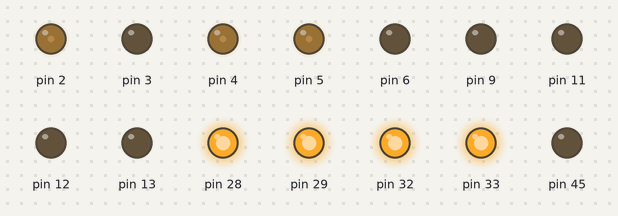
Simulated run of this sketch. Board: Arduino Mega 2560, built with avr-gcc and run on an emulated ATmega2560. Shown: output pins drawn as LEDs (lit = HIGH). Random numbers use the default seed unless the sketch sets one; pins used as bus, display or sensor lines are not drawn; what the sketch prints to the serial monitor is not drawn.

Above: at 0.15 s.
At 1.69 s:
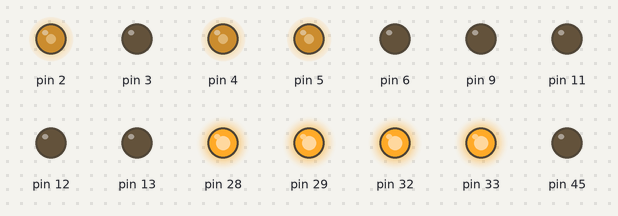
At 5.91 s:
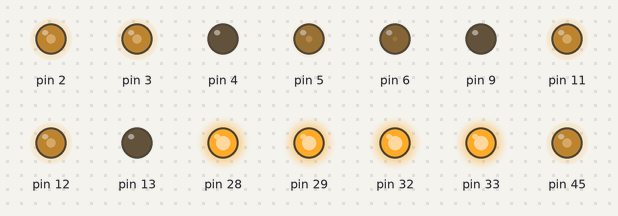
At 11.92 s:
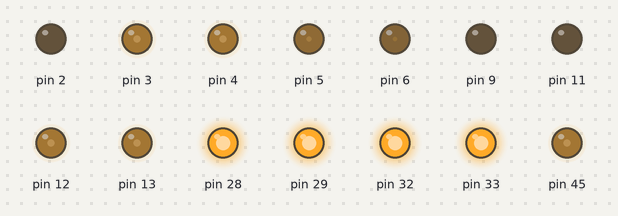
At 17.33 s:
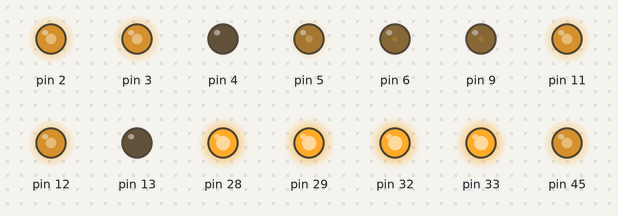
At 23.04 s:
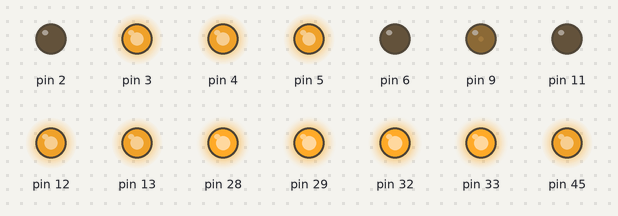
Timing chart, 0 to 23.0 s (numbered marks = the images above):
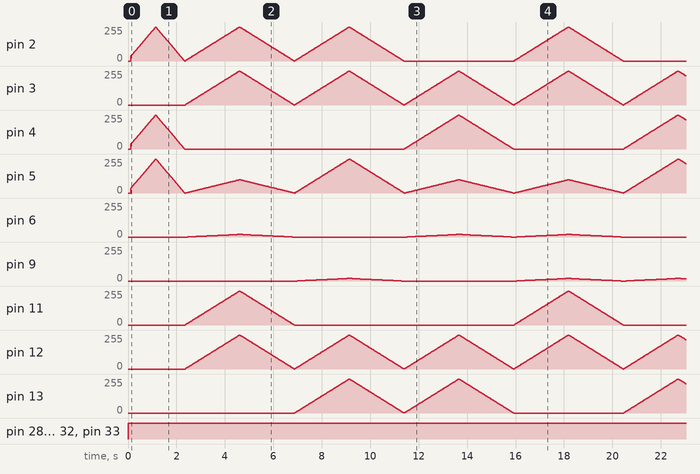

The sketch:

Control_LEDs_RGB.ino
```cpp
/*
 Name:    Control_LEDs_RGB.ino
 Created: 26/07/2019 23:54:28
 Author:  amere
*/

#define piso_derecho 1
#define coral_rojo 2
#define coral_naranja 3
#define piso_izquierdo 4
#define algas 5
#define alga_central 6
#define alga_izquierda 7
#define delfin_derecho 8
#define delfin_izquierda 9
#define alga_derecha 10
#define UP 0
#define DOWN 1

#define blanco 1
#define amarillo 2
#define cafe 3
#define rojo 4
#define verde 5
#define cian 6
#define magenta 7
#define azul 8


// constants for min and max PWM
const int minPWM = 0;
const int maxPWM = 255;
int cont_ = random(1, 8);
// State Variable for Fade Direction

byte fadeDirection1 = UP;
byte fadeDirection2 = UP;
// Global Fade Value
// but be bigger than byte and signed, for rollover


int fadeValue1;
int fadeValue2;
// How smooth to fade?
int fadeIncrement = 2;
int fadeIncrement1 = 5;
int fadeIncrement2 = 5;

// millis() timing Variable, just for fading

unsigned long previousFadeMillis1;
unsigned long previousFadeMillis2;

// How fast to increment?
double tiempo_color = 1.5;
double fadeInterval1 = 75;
double fadeInterval2 = 120;
void setup() {
	pinMode(22, OUTPUT);
	pinMode(23, OUTPUT);
	pinMode(24, OUTPUT);
	pinMode(25, OUTPUT);
	pinMode(26, OUTPUT);
	pinMode(27, OUTPUT);
	pinMode(28, OUTPUT);
	pinMode(29, OUTPUT);
	pinMode(30, OUTPUT);
	pinMode(31, OUTPUT);
	pinMode(32, OUTPUT);
	pinMode(33, OUTPUT);
	pinMode(34, OUTPUT);
	pinMode(36, OUTPUT);
	pinMode(38, OUTPUT);
	pinMode(44,OUTPUT);
	pinMode(45, OUTPUT);
	pinMode(46,OUTPUT);
	Serial.begin(9600);
	// put pwmLED into known state (off)
	color_blanco(1, 0);
	color_blanco(2, 0);
	color_blanco(3, 0);
	color_blanco(4, 0);
	color_blanco(5, 0);
	//color_amarillo(5, 0);

}
class Desvanecimiento
{
	int puerto;
	int incremento;
	double tiempo;
	byte direccion = UP;
	int intensidad;
	int contador;
	unsigned long previousFadeMillis;
	int cnt = 0;
	double intervalo;

public:
	Desvanecimiento(int puerto_, int incremento_, double tiempo_, int intensidad_, unsigned long previousFadeMillis_, int cont)
	{
		puerto = puerto_;
		incremento = incremento_;
		tiempo = tiempo_;
		intensidad = intensidad_;
		previousFadeMillis = previousFadeMillis_;
		contador = cont;

	}
	int doTheFade(unsigned long thisMillis, int colores_permitidos[10]) {
		int colores[10] = { blanco,amarillo, cafe, rojo, verde, cian, magenta, azul };
		int cont_color = 0;
		for (int j = 0; j <= 9;j++)
		{
			if (colores_permitidos[j] != 0)
			{
				cont_color++;

			}
		}
		if (cont_color == 0)
		{
			cont_color = 8;
		}

		intervalo = (500 * incremento * tiempo) / 255;

		if (thisMillis - previousFadeMillis >= intervalo) {
			if (cnt == 9)
			{
				cnt = 0;
			}
			if (direccion == UP) {
				intensidad = intensidad + incremento;


				if (intensidad >= maxPWM) {

					intensidad = maxPWM;
					direccion = DOWN;
					if (cont_color == 8)
					{

						selector_de_color(colores[contador - 1], puerto, intensidad);
					}
					else
					{
						selector_de_color(colores_permitidos[contador - 1], puerto, intensidad);
					}

				}
				else
				{
					if (cont_color == 8)
					{

						selector_de_color(colores[contador - 1], puerto, intensidad);
					}
					else
					selector_de_color(colores_permitidos[contador - 1], puerto, intensidad);
				}
			}
			else {
				intensidad = intensidad - incremento;


				if (intensidad <= minPWM) {
					// At min, limit and change direction
					intensidad = minPWM;
					direccion = UP;
					cnt++;
					contador = random(1, cont_color);
					//Serial.println(contador);
					if (cont_color == 8)
					{

						selector_de_color(colores[contador - 1], puerto, intensidad);
					}
					else
					selector_de_color(colores_permitidos[contador - 1], puerto, intensidad);


				}
				else
				{
					if (cont_color == 8)
					{

						selector_de_color(colores[contador - 1], puerto, intensidad);
					}
					else
					selector_de_color(colores_permitidos[contador - 1], puerto, intensidad);
				}

			}

			previousFadeMillis = thisMillis;

		}
		if (cnt == 9)
		{
			selector_de_color(contador, puerto, 0);
			return(true);
		}

		else
			return(false);
	}
	//}
};
Desvanecimiento Coral_Naranja(coral_naranja, fadeIncrement, tiempo_color, 0, 0, cont_);
Desvanecimiento Coral_Rojo(coral_rojo, fadeIncrement, tiempo_color, 0, 0, random(1, 8));
Desvanecimiento Piso_Derecho(piso_derecho, fadeIncrement, tiempo_color, 0, 0, random(1, 8));
Desvanecimiento Piso_Izquierdo(piso_izquierdo, fadeIncrement, tiempo_color, 0, 0, random(1, 8));
Desvanecimiento Algas(algas, fadeIncrement, tiempo_color, 0, 0, random(1, 8));

void encender_led(byte puerto_R, byte puerto_G, byte puerto_B, int intensidad_R, int intensidad_G, int intensidad_B)
{
	bool digital_R, digital_G, digital_B;
	if (intensidad_R == 255)
	{
		digital_R = 1;
	}
	else
	{
		digital_R = 0;
	}
	if (intensidad_G == 255)
	{
		digital_G = 1;
	}
	else
	{
		digital_G = 0;
	}
	if (intensidad_B == 255)
	{
		digital_B = 1;
	}
	else
	{
		digital_B = 0;
	}

	if (puerto_R <= 13 || puerto_R>=44)
	{
		analogWrite(puerto_R, intensidad_R);
		analogWrite(puerto_G, intensidad_G);
		analogWrite(puerto_B, intensidad_B);
		Serial.println(puerto_G);
	}

	else {
		digitalWrite(puerto_R, digital_R);
		digitalWrite(puerto_G, digital_G);
		digitalWrite(puerto_B, digital_B);
	}

}
void color_amarillo(int puerto, int intensidad_amarillo)
{
	switch (puerto)
	{
	case 1:
		encender_led(2, 3, 4, intensidad_amarillo, intensidad_amarillo, 0);
		break;
	case 2:
		encender_led(5, 6, 7, intensidad_amarillo, intensidad_amarillo, 0);
		break;
	case 3:
		encender_led(8, 9, 10, intensidad_amarillo, intensidad_amarillo, 0);
		break;
	case 4:
		encender_led(11, 12, 13, intensidad_amarillo, intensidad_amarillo, 0);
		break;
	case 5:
		encender_led(44, 45, 46, intensidad_amarillo, intensidad_amarillo, 0);
		break;
	case 6:
		encender_led(22, 24, 26, intensidad_amarillo, intensidad_amarillo, 0);
		break;
	case 7:
		encender_led(23, 25, 27, intensidad_amarillo, intensidad_amarillo, 0);
		break;
	case 8:
		encender_led(28, 30, 32, intensidad_amarillo, intensidad_amarillo, 0);
		break;
	case 9:
		encender_led(29, 31, 33, intensidad_amarillo, intensidad_amarillo, 0);
		break;
	case 10:
		encender_led(34, 36, 38, intensidad_amarillo, intensidad_amarillo, 0);
		break;
	}

}
void color_rojo(int puerto, int intensidad_rojo)
{
	switch (puerto)
	{
	case 1:
		encender_led(2, 3, 4, intensidad_rojo, 0, 0);
		break;
	case 2:
		encender_led(5, 6, 7, intensidad_rojo, 0, 0);
		break;
	case 3:
		encender_led(8, 9, 10, intensidad_rojo, 0, 0);
		break;
	case 4:
		encender_led(11, 12, 13, intensidad_rojo, 0, 0);
		break;
	case 5:
		encender_led(44, 45, 46, intensidad_rojo, 0, 0);
		break;
	case 6:
		encender_led(22, 24, 26, intensidad_rojo, 0, 0);
		break;
	case 7:
		encender_led(23, 25, 27, intensidad_rojo, 0, 0);
		break;
	case 8:
		encender_led(28, 30, 32, intensidad_rojo, 0, 0);
		break;
	case 9:
		encender_led(29, 31, 33, intensidad_rojo, 0, 0);
		break;
	case 10:
		encender_led(34, 36, 38, intensidad_rojo, 0, 0);
	}

}
void color_verde(int puerto, int intensidad_verde)
{
	switch (puerto)
	{
	case 1:
		encender_led(2, 3, 4, 0, intensidad_verde, 0);
		break;
	case 2:
		encender_led(5, 6, 7, 0, intensidad_verde, 0);
		break;
	case 3:
		encender_led(8, 9, 10, 0, intensidad_verde, 0);
		break;
	case 4:
		encender_led(11, 12, 13, 0, intensidad_verde, 0);
		break;
	case 5:
		encender_led(44, 45, 46, 0, intensidad_verde, 0);
		break;
	case 6:
		encender_led(22, 24, 26, 0, intensidad_verde, 0);
		break;
	case 7:
		encender_led(23, 25, 27, 0, intensidad_verde, 0);
		break;
	case 8:
		encender_led(28, 30, 32, 0, intensidad_verde, 0);
		break;
	case 9:
		encender_led(29, 31, 33, 0, intensidad_verde, 0);
		break;
	case 10:
		encender_led(34, 36, 38, 0, intensidad_verde, 0);

	}
}
void color_azul(int puerto, int intensidad_azul)
{
	switch (puerto)
	{
	case 1:
		encender_led(2, 3, 4, 0, 0, intensidad_azul);
		break;
	case 2:
		encender_led(5, 6, 7, 0, 0, intensidad_azul);
		break;
	case 3:
		encender_led(8, 9, 10, 0, 0, intensidad_azul);
		break;
	case 4:
		encender_led(11, 12, 13, 0, 0, intensidad_azul);
		break;
	case 5:
		encender_led(44, 45, 46, 0, 0, intensidad_azul);
		break;
	case 6:
		encender_led(22, 24, 26, 0, 0, intensidad_azul);
		break;
	case 7:
		encender_led(23, 25, 27, 0, 0, intensidad_azul);
		break;
	case 8:
		encender_led(28, 30, 32, 0, 0, intensidad_azul);
		break;
	case 9:
		encender_led(29, 31, 33, 0, 0, intensidad_azul);
		break;
	case 10:
		encender_led(34, 36, 38, 0, 0, intensidad_azul);
		break;
	}
}
void color_blanco(int puerto, int intensidad_blanco)
{
	switch (puerto)
	{
	case 1:
		encender_led(2, 3, 4, intensidad_blanco, intensidad_blanco, intensidad_blanco);
		break;
	case 2:
		encender_led(5, 6, 7, intensidad_blanco, intensidad_blanco, intensidad_blanco);
		break;
	case 3:
		encender_led(8, 9, 10, intensidad_blanco, intensidad_blanco, intensidad_blanco);
		break;
	case 4:
		encender_led(11, 12, 13, intensidad_blanco, intensidad_blanco, intensidad_blanco);
		break;
	case 5:
		encender_led(44, 45, 46, intensidad_blanco, intensidad_blanco, intensidad_blanco);
		break;
	case 6:
		encender_led(22, 24, 26, intensidad_blanco, intensidad_blanco, intensidad_blanco);
		break;
	case 7:
		encender_led(23, 25, 27, intensidad_blanco, intensidad_blanco, intensidad_blanco);
		break;
	case 8:
		encender_led(28, 30, 32, intensidad_blanco, intensidad_blanco, intensidad_blanco);
		break;
	case 9:
		encender_led(29, 31, 33, intensidad_blanco, intensidad_blanco, intensidad_blanco);
		break;
	case 10:
		encender_led(34, 36, 38, intensidad_blanco, intensidad_blanco, intensidad_blanco);
		break;
	}
}
void color_magenta(int puerto, int intensidad_magenta)
{
	switch (puerto)
	{
	case 1:
		encender_led(2, 3, 4, intensidad_magenta, 0, intensidad_magenta);
		break;
	case 2:
		encender_led(5, 6, 7, intensidad_magenta, 0, intensidad_magenta);
		break;
	case 3:
		encender_led(8, 9, 10, intensidad_magenta, 0, intensidad_magenta);
		break;
	case 4:
		encender_led(11, 12, 13, intensidad_magenta, 0, intensidad_magenta);
		break;
	case 5:
		encender_led(44, 45, 46, intensidad_magenta, 0, intensidad_magenta);
		break;
	case 6:
		encender_led(22, 24, 26, intensidad_magenta, 0, intensidad_magenta);
		break;
	case 7:
		encender_led(23, 25, 27, intensidad_magenta, 0, intensidad_magenta);
		break;
	case 8:
		encender_led(28, 30, 32, intensidad_magenta, 0, intensidad_magenta);
		break;
	case 9:
		encender_led(29, 31, 33, intensidad_magenta, 0, intensidad_magenta);
		break;
	case 10:
		encender_led(34, 36, 38, intensidad_magenta, 0, intensidad_magenta);
		break;
	}
}
void color_cian(int puerto, int intensidad_cian)
{
	switch (puerto)
	{
	case 1:
		encender_led(2, 3, 4, 0, intensidad_cian, intensidad_cian);
		break;
	case 2:
		encender_led(5, 6, 7, 0, intensidad_cian, intensidad_cian);
		break;
	case 3:
		encender_led(8, 9, 10, 0, intensidad_cian, intensidad_cian);
		break;
	case 4:
		encender_led(11, 12, 13, 0, intensidad_cian, intensidad_cian);
		break;
	case 5:
		encender_led(44, 45, 46, 0, intensidad_cian, intensidad_cian);
		break;
	case 6:
		encender_led(22, 24, 26, 0, intensidad_cian, intensidad_cian);
		break;
	case 7:
		encender_led(23, 25, 27, 0, intensidad_cian, intensidad_cian);
		break;
	case 8:
		encender_led(28, 30, 32, 0, intensidad_cian, intensidad_cian);
		break;
	case 9:
		encender_led(29, 31, 33, 0, intensidad_cian, intensidad_cian);
		break;
	case 10:
		encender_led(34, 36, 38, 0, intensidad_cian, intensidad_cian);
		break;
	}
}
void color_cafe(int puerto, float intensidad_cafe)
{
	switch (puerto)
	{
	case 1:
		encender_led(2, 3, 4, 100 * (intensidad_cafe / 255), 20 * (intensidad_cafe / 255), 0);
		break;
	case 2:
		encender_led(5, 6, 7, 100 * (intensidad_cafe / 255), 20 * (intensidad_cafe / 255), 0);
		break;
	case 3:
		encender_led(8, 9, 10, 100 * (intensidad_cafe / 255), 20 * (intensidad_cafe / 255), 0);
		break;
	case 4:
		encender_led(11, 12, 13, 100 * (intensidad_cafe / 255), 20 * (intensidad_cafe / 255), 0);
		break;
	}
}
void selector_de_color(int color, int puerto, int intensidad)
{
	switch (color)
	{
	case rojo:
		color_rojo(puerto, intensidad);
		break;
	case verde:
		color_verde(puerto, intensidad);
		break;
	case azul:
		color_azul(puerto, intensidad);
		break;
	case magenta:
		color_magenta(puerto, intensidad);
		break;
	case blanco:
		color_blanco(puerto, intensidad);
		break;
	case amarillo:
		color_amarillo(puerto, intensidad);
		break;
	case cian:
		color_cian(puerto, intensidad);
		break;
	case cafe:
		color_cafe(puerto, intensidad);
		break;
	}
}
void matrix_secuencia_on_off_(double tiempo, int color[10], int puertos[10])
{
	int cont = 0;
	for (int j = 0; j <= 9;j++)
	{
		if (puertos[j] != 0)
		{
			cont++;
		}

	}
	for (int i = 0; i < cont;i++)
	{
		selector_de_color(color[i], puertos[i], 255);
		delay(tiempo * 1000);
		selector_de_color(rojo, puertos[i], 0);
	}

}
void matrix_secuencia_on_off_hold(double tiempo, int color[10], int puertos[10])
{
	int cont = 0;
	for (int j = 0; j <= 9;j++)
	{
		if (puertos[j] != 0)
		{
			cont++;
		}

	}
	for (int i = 0; i < cont;i++)
	{
		selector_de_color(color[i], puertos[i], 255);
		delay(tiempo * 1000);

	}
	//delay(10000);
	for (int i = 0; i < cont;i++)
	{
		selector_de_color(rojo, puertos[i], 0);
		//delay(tiempo * 1000);

	}
}
void matrix_secuencia_on(double tiempo, int puertos[10], int color[10])
{
	int cont = 0;
	for (int k = 0; k <= 9;k++)
	{
		if (puertos[k] != 0)
		{
			cont++;
			//Serial.println(cont);
		}

	}
	for (int j = 0;j < cont;j++)
	{

			selector_de_color(color[j], puertos[j], 255);


	}
	for (int i = 0; i < cont;i++)
	{
		selector_de_color(rojo, puertos[i], 0);
		//delay(tiempo * 1000);

	}
	//delay(1000 * (tiempo ));
}
void matrix_secuencia_on_off_cambio_color(double tiempo, int puertos[10], int color[10])
{
	int cont = 0;
	for (int k = 0; k <= 9;k++)
	{
		if (puertos[k] != 0)
		{
			cont++;
		}

	}
	for (int j = 0;j < cont;j++)
	{
		for (int i = 1;i <= 6;i++)
		{
			selector_de_color(i, puertos[j], 255);
			delay(1000 * (tiempo / 7));
		}
		selector_de_color(color[j], puertos[j], 255);
	}
	for (int i = 0; i < cont;i++)
	{
		selector_de_color(rojo, puertos[i], 0);
		//delay(tiempo * 1000);

	}

}
void matrix_secuencia_cambio_color(double tiempo, int puertos[10], int color[10])
{
	int cont = 0;
	for (int k = 0; k <= 9;k++)
	{
		if (puertos[k] != 0)
		{
			cont++;
		}

	}
	for (int j = 0;j < cont;j++)
	{
		for (int i = 1;i <= 6;i++)
		{
			selector_de_color(i, puertos[j], 255);
			//delay(1000 * (tiempo / 7));
		}
		selector_de_color(color[j], puertos[j], 255);
	}
	for (int i = 0; i < cont;i++)
	{
		selector_de_color(rojo, puertos[i], 0);
		//delay(tiempo * 1000);

	}

}
void loop() {
	static int flag = 0;

	unsigned long currentMillis = millis();
	unsigned long currentMillis1 = millis();
	unsigned long currentMillis2 = millis();
	unsigned long currentMillis3 = millis();
	unsigned long currentMillis4 = millis();
	pinMode(22,INPUT);
	pinMode(23, INPUT);
	pinMode(24, INPUT);
	pinMode(25, INPUT);
	pinMode(26, INPUT);
	pinMode(27, INPUT);
	pinMode(34, INPUT);
	pinMode(36, INPUT);
	pinMode(38, INPUT);
	//int color_pwm[10] = { blanco,blanco,cafe,rojo,verde, magenta,magenta };
	//int puertos_pwm[10] = { piso_izquierdo,piso_derecho,coral_naranja, coral_rojo,algas,delfin_derecho,delfin_izquierda };

	int color[10] = { blanco,blanco,cafe,rojo,verde, verde, verde, magenta,magenta };
	int color_[10] = { blanco,blanco,cafe,rojo,verde, verde, verde, magenta,magenta };
	int puertos[10] = { piso_izquierdo,piso_derecho,coral_naranja, coral_rojo,alga_izquierda,alga_central,alga_derecha,delfin_derecho,delfin_izquierda };
	int color_piso[10] = { amarillo,cian, magenta };
	int color_delfin_[10] = { amarillo };
	int color_coral[10] = {rojo, cafe, magenta};
	int color_algas[10] = {verde};


	if (flag == 0) {


		color_magenta(8, 255);
		color_magenta(9, 255);
		Coral_Naranja.doTheFade(currentMillis, color_coral);
		Piso_Derecho.doTheFade(currentMillis1, color_piso);
		Piso_Izquierdo.doTheFade(currentMillis2, color_piso);
		Algas.doTheFade(currentMillis4,color_algas);
		//Serial.println(Delfin_Izquierdo.doTheFade(currentMillis_));
		if (Coral_Rojo.doTheFade(currentMillis3, color_coral))
		{
			flag = 1;

		}

	}
	if (flag == 1)
	{
		//color_verde(5, 0);

		color_magenta(8, 0);
		color_magenta(9, 0);
		pinMode(44, INPUT);
		pinMode(45, INPUT);
		pinMode(46, INPUT);
		pinMode(22, OUTPUT);
		pinMode(23, OUTPUT);
		pinMode(24, OUTPUT);
		pinMode(25, OUTPUT);
		pinMode(26, OUTPUT);
		pinMode(27, OUTPUT);
		pinMode(34, OUTPUT);
		pinMode(36, OUTPUT);
		pinMode(38, OUTPUT);


		matrix_secuencia_on_off_(0.1, color, puertos);
		matrix_secuencia_on_off_(0.1, color, puertos);
		matrix_secuencia_on_off_(0.3, color, puertos);

		matrix_secuencia_on_off_hold(0.5, color, puertos);
		for (int i = 0; i < 80; i++)
		{
			color_blanco(1, 255);
			color_rojo(2, 255);
			color_cafe(3, 255);
			color_blanco(4, 255);
			color_verde(10, 255);
			color_verde(6, 255);
			color_verde(7, 255);
			color_magenta(8, 255);
			color_magenta(9, 255);
			//delay(1);
			/*color_verde(1, 0);
			color_verde(2, 0);
			color_verde(3, 0);

			color_verde(4, 0);

			color_verde(10, 0);


			color_verde(6, 0);

			color_verde(7, 0);*/

			//color_verde(8, 0);

			//color_verde(9, 0);
			//delay(1);
		}

		flag = 0;

	}

}
```

Measured:
- by itself, pin 6: 0/255 → 1/255 at 2.5 s, → 2/255 0.11 s later, → 3/255 0.12 s later, → 4/255 0.11 s later, … (120 changes in this stretch)
- by itself, pin 9: 0/255 → 1/255 at 7.0 s, → 2/255 0.11 s later, → 3/255 0.12 s later, → 4/255 0.11 s later, … (103 changes in this stretch)
- by itself, pin 28, pin 29, pin 32, pin 33: LOW → HIGH at 0.00 s
